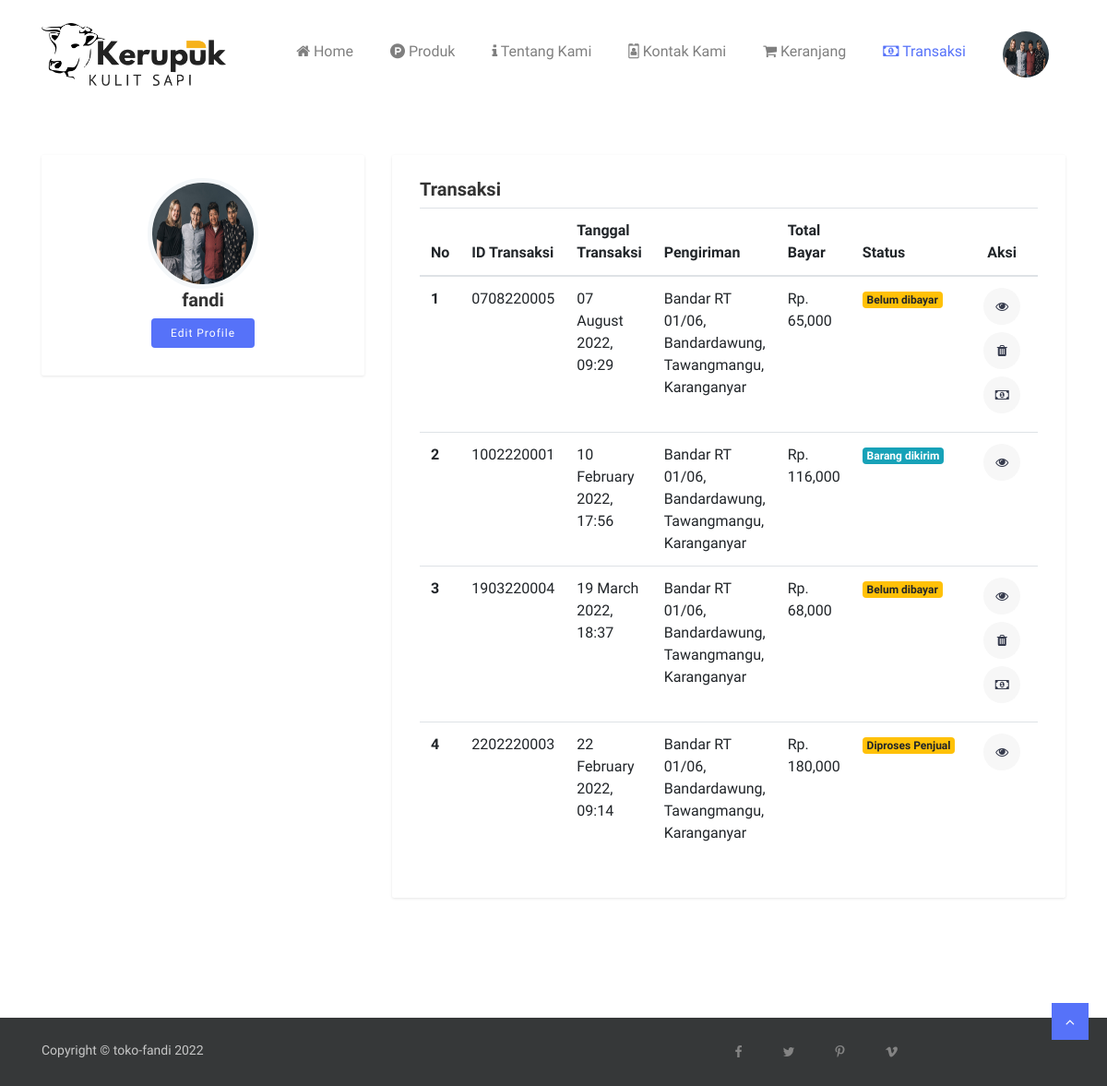
Page /transaksi.php (signed in) on the committed database.
### tables this page shows
CREATE TABLE `pembeli` (
  `id_pembeli` int(11) NOT NULL,
  `username_pembeli` varchar(100) NOT NULL,
  `password_pembeli` varchar(100) NOT NULL,
  `nama_pembeli` varchar(150) NOT NULL,
  `jk_pembeli` varchar(10) NOT NULL,
  `alamat_pembeli` text NOT NULL,
  `telp_pembeli` varchar(15) NOT NULL,
  `foto_pembeli` varchar(100) NOT NULL,
  `email_pembeli` varchar(100) NOT NULL,
  `token_ganti_pass` varchar(50) DEFAULT NULL,
  `status_pendaftaran` varchar(50) DEFAULT NULL
);

CREATE TABLE `pembelian` (
  `id_pembelian` char(10) NOT NULL,
  `id_pembeli` int(11) NOT NULL,
  `alamat_pengiriman` text NOT NULL,
  `tgl_pembelian` datetime NOT NULL,
  `status_pembelian` int(11) NOT NULL,
  `no_resi` varchar(50) NOT NULL,
  `totalberat` int(11) NOT NULL,
  `provinsi` varchar(50) NOT NULL,
  `distrik` varchar(50) NOT NULL,
  `tipe` varchar(50) NOT NULL,
  `kodepos` varchar(50) NOT NULL,
  `ekspedisi` varchar(50) NOT NULL,
  `paket` varchar(50) NOT NULL,
  `ongkir` int(11) NOT NULL,
  `estimasi` varchar(10) NOT NULL,
  `total_pembelian` int(11) NOT NULL
);

### function.php (called while the page is built, shortened)
<?php
include 'koneksi.php';
function query($query) {
  global $conn;
  $result = mysqli_query($conn, $query);
  $rows = [];
  while ($row = mysqli_fetch_assoc($result)) {
    $rows[] = $row;
  }
  return $rows;
}

### transaksi.php (the view, shortened to what this page needs)
<?php
$nm_hal = 'transaksi';
include "template/header.php";
$id_pembeli = $_SESSION['id_pembeli'];
$daftarproduk = query("SELECT * FROM pembelian WHERE id_pembeli = '$id_pembeli'");
?>
<section class="dashboard section">
  <div class="container">
    <div class="row">
      <div class="col-md-10 offset-md-1 col-lg-4 offset-lg-0">
        <div class="sidebar">
          <div class="widget user-dashboard-profile">
            <div class="profile-thumb">
              <img src="assets/img/<?= $pembeli['foto_pembeli']; ?>" alt="" class="rounded-circle" style="width: 120px; height:120px;">
            </div>
            <h5 class="text-center"><?= $pembeli['username_pembeli']; ?></h5>
            <a href="profile.php" class="btn btn-main-sm">Edit Profile</a>
          </div>
        </div>
      </div>
      <div class="col-md-10 offset-md-1 col-lg-8 offset-lg-0">
        <div class="widget dashboard-container my-adslist">
          <h3>Transaksi</h3>
            <table class="table table-responsive">
              <thead>
                <tr>
                  <th>No</th>
                  <th>ID Transaksi</th>
                  <th>Tanggal Transaksi</th>
                  <th>Pengiriman</th>
                  <th>Total Bayar</th>
                  <th>Status</th>
                  <th class="text-center">Aksi</th>
                </tr>
              </thead>
              <tbody>
                <?php
                $i = 1;
                foreach ($daftarproduk as $d) :
                ?>
                <tr>
                  <th><?= $i; ?></th>
                  <td><?= $d['id_pembelian']; ?></td>
                  <td><?= date("d F Y, H:i", strtotime($d['tgl_pembelian'])); ?></td>
                  <td><?= $d['alamat_pengiriman']; ?></td>
                  <td>Rp. <?= number_format($d['total_pembelian']); ?></td>
                  <td>
                        <?php if($d['status_pembelian'] == 1) { ?>
                        <nav class="badge badge-info">Sudah kirim pembayaran</nav>
                        <?php } elseif($d['status_pembelian'] == 2) { ?>
                          <nav class="badge badge-info">Barang dikirim</nav>
                        <?php } elseif($d['status_pembelian'] == 3) { ?>
                          <nav class="badge badge-success">Barang Sudah Sampai</nav>
                        <?php } elseif($d['status_pembelian'] == 4) { ?>
                          <nav class="badge badge-success">Berhasil</nav>
                        <?php } elseif($d['status_pembelian'] == 5) { ?>
                          <nav class="badge badge-danger">Gagal</nav>
                        <?php } elseif($d['status_pembelian'] == 6) { ?>
                          <nav class="badge badge-warning">Diproses Penjual</nav>
                        <?php } else { ?>
                          <nav class="badge badge-warning">Belum dibayar</nav>
                        <?php } ?>
                  </td>
                  <td class="action">
                      <ul class="list-inline justify-content-center">
                        <li class="list-inline-item mb-2">
                          <a data-toggle="tooltip" data-placement="top" title="Lihat nota" class="view" href="nota.php?id=<?= $d['id_pembelian']; ?>">
                            <i class="fa fa-eye"></i>
                          </a>
                        </li>
                        <br>
                        <?php if ($d['status_pembelian'] == 0) { ?>
                          <li class="list-inline-item mb-2">
                            <a class="delete" data-toggle="tooltip" data-placement="top" title="Hapus" href="hapustransaksi.php?id=<?= $d['id_pembelian']; ?>" onclick="return confirm('Apakan anda yakin menghapus transaksi <?= $d['id_pembelian']; ?>');">
                              <i class="fa fa-trash"></i>
                            </a>
                          </li>
                          <br>
                          <li class="list-inline-item mb-2">
                            <a class="edit" data-toggle="tooltip" data-placement="top" title="Pembayaran" href="pembayaran.php?id=<?= $d['id_pembelian']; ?>">
                              <i class="fa fa-money"></i>
                            </a>
                          </li>
                        <?php } ?>
                      </ul>
                  </td>
                </tr>
              <?php
              $i++;
              endforeach; ?>
              </tbody>
            </table>
          </div>
      </div>
    </div>
  </div>
</section>
<?php include "template/footer.php"; ?>

### template/header.php (shortened to what this page needs)
<?php
include "function.php";
if (isset($_SESSION['login'])) {
	if ($_SESSION['login'] == 'pembeli') {
		$sespembeli = $_SESSION['id_pembeli'];
		$pembeli = query("SELECT * FROM pembeli WHERE id_pembeli = $sespembeli")[0];
	}
}
?>
<!DOCTYPE html>
<html lang="en">
<head>
  <link rel="stylesheet" href="assets/plugins/bootstrap/css/bootstrap.min.css">
  <link rel="stylesheet" href="assets/plugins/bootstrap/css/bootstrap-slider.css">
  <link href="assets/plugins/font-awesome/css/font-awesome.min.css" rel="stylesheet">
  <link href="assets/plugins/slick-carousel/slick/slick.css" rel="stylesheet">
  <link href="assets/plugins/slick-carousel/slick/slick-theme.css" rel="stylesheet">
  <link href="assets/plugins/fancybox/jquery.fancybox.pack.css" rel="stylesheet">
  <link href="assets/plugins/jquery-nice-select/css/nice-select.css" rel="stylesheet">
  <link href="assets/css/style.css" rel="stylesheet">
  <link href="assets/vendor/datatables/dataTables.bootstrap4.min.css" rel="stylesheet">
	<link rel="stylesheet" href="assets/sweeetalert2/dist/sweetalert2.min.css">
	<link href="https://cdnjs.cloudflare.com/ajax/libs/select2/4.0.6-rc.0/css/select2.min.css" rel="stylesheet" />
	<link rel="stylesheet" href="assets/fancybox/source/jquery.fancybox.css?v=2.1.5" media="screen" />
</head>
<body class="body-wrapper">
<section>
	<div class="container">
		<div class="row">
			<div class="col-md-12">
				<nav class="navbar navbar-expand-lg navbar-light navigation">
					<a class="navbar-brand" href="index.php">
						<img src="assets/img/logo.png" width="200px">
					</a>
					<div class="collapse navbar-collapse" id="navbarSupportedContent">
						<ul class="navbar-nav ml-auto main-nav ">
							<li class="nav-item <?= ($nm_hal == 'index') ? 'active' : ''; ?>">
								<a class="nav-link" href="index.php"><i class="fa fa-home"></i> Home</a>
							</li>
							<li class="nav-item <?= ($nm_hal == 'daftarproduk') ? 'active' : ''; ?>">
								<a class="nav-link" href="daftarproduk.php"><i class="fa fa-product-hunt"></i> Produk</a>
							</li>
							<li class="nav-item <?= ($nm_hal == 'tentangkami') ? 'active' : ''; ?>">
								<a class="nav-link" href="tentangkami.php"><i class="fa fa-info"></i> Tentang Kami</a>
							</li>
							<li class="nav-item <?= ($nm_hal == 'kontakkami') ? 'active' : ''; ?>">
								<a class="nav-link" href="kontakkami.php"><i class="fa fa-id-badge"></i> Kontak Kami</a>
							</li>
							<?php if (isset($_SESSION['login'])) : ?>
								<?php if ($_SESSION['login'] == 'pembeli') { ?>
									<li class="nav-item <?= ($nm_hal == 'keranjang') ? 'active' : ''; ?>">
										<a class="nav-link" href="keranjang.php"><i class="fa fa-shopping-cart"></i> Keranjang</a>
									</li>
									<li class="nav-item <?= ($nm_hal == 'transaksi') ? 'active' : ''; ?>">
										<a class="nav-link" href="transaksi.php"><i class="fa fa-money"></i> Transaksi</a>
									</li>
									<li class="nav-item dropdown no-arrow">
										<a class="nav-link dropdown-toggle" href="#" id="userDropdown" role="button"
												data-toggle="dropdown" aria-haspopup="true" aria-expanded="false">
												<img class="img-profile rounded-circle"
														src="assets/img/<?= $pembeli['foto_pembeli']; ?>" style="width: 50px; height:50px;">
										</a>
										</li>
								<?php } ?>
							<?php endif; ?>
						</ul>
					</div>
				</nav>
			</div>
		</div>
	</div>
</section>

### assets/css/style.css (style rules this page uses)
body { line-height: 1.5; font-family: "Muli", sans-serif; }
p, li, input, select, button { font-family: "Muli", sans-serif; color: #666; font-size: 14px; font-weight: 400; }
h1, h2, h3, h4, h5, h6 { font-family: "Muli", sans-serif; font-weight: 600; color: #333; }
h3 { font-size: 20px; }
ol, ul { margin: 0; padding: 0; list-style: none; }
a { transition: all .3s ease-in 0s; color: #000; }
.section { padding: 100px 0; }
.user-profile, .dashboard { padding-top: 50px; }
.btn { font-size: 15px; letter-spacing: 1px; display: inline-block; padding: 15px 30px; border-radius: 4px; }
.btn-main, .btn-main-sm { background: #5672f9; color: #fff; }
.btn-main-sm { padding: 6px 20px; font-size: 12px; }
.navigation { padding: 20px 0; }
.navigation .navbar-nav { text-align: center; }
.main-nav .nav-item .nav-link { font-size: 16px; line-height: 43px; padding: 0 20px; }
.main-nav .nav-item .nav-link.dropdown-toggle { padding-right: 10px; }
.main-nav .nav-item .dropdown-toggle::after { border: none; }
.main-nav .nav-item.active .nav-link { color: #5672f9; }
.nav-item.dropdown { position: relative; }
.user-dashboard-profile { text-align: center; }
.user-dashboard-profile .profile-thumb img { width: 130px; height: auto; border: 5px solid #F4F7F9; }
.dashboard-container .action { width: 20%; text-align: center; }
.dashboard-container .action a { width: 40px; height: 40px; border-radius: 40px; font-size: 14px; color: #363b4d; text-align: center; display: inline-block; }
.dashboard-container .action a i { line-height: 40px; }
.dashboard-container .action .list-inline .list-inline-item:not(:last-child) { margin-right: 0px; }
.dashboard-container .action .edit { background: #f7f7f7; }
.dashboard-container .action .view { background: #f7f7f7; }
.dashboard-container .action .delete { background: #f7f7f7; }
.widget { background: #fff; box-shadow: 0px 1px 3px 0px rgba(0, 0, 0, 0.1); padding: 25px 30px 30px; margin-bottom: 30px; border-radius: 2px; }

### rows in the picture
pembeli: foto_pembeli (picture), username_pembeli "fandi"
pembelian: id_pembelian "0708220005", tgl_pembelian "07 August 2022, 09:29", alamat_pengiriman "Bandar RT 01/06, Bandardawung, Tawangmangu, Karanganyar", total_pembelian "65,000", status_pembelian "Belum dibayar"
pembelian: id_pembelian "1002220001", tgl_pembelian "10 February 2022, 17:56", alamat_pengiriman "Bandar RT 01/06, Bandardawung, Tawangmangu, Karanganyar", total_pembelian "116,000", status_pembelian "Barang dikirim"
pembelian: id_pembelian "1903220004", tgl_pembelian "19 March 2022, 18:37", alamat_pengiriman "Bandar RT 01/06, Bandardawung, Tawangmangu, Karanganyar", total_pembelian "68,000", status_pembelian "Belum dibayar"
pembelian: id_pembelian "2202220003", tgl_pembelian "22 February 2022, 09:14", alamat_pengiriman "Bandar RT 01/06, Bandardawung, Tawangmangu, Karanganyar", total_pembelian "180,000", status_pembelian "Diproses Penjual"
